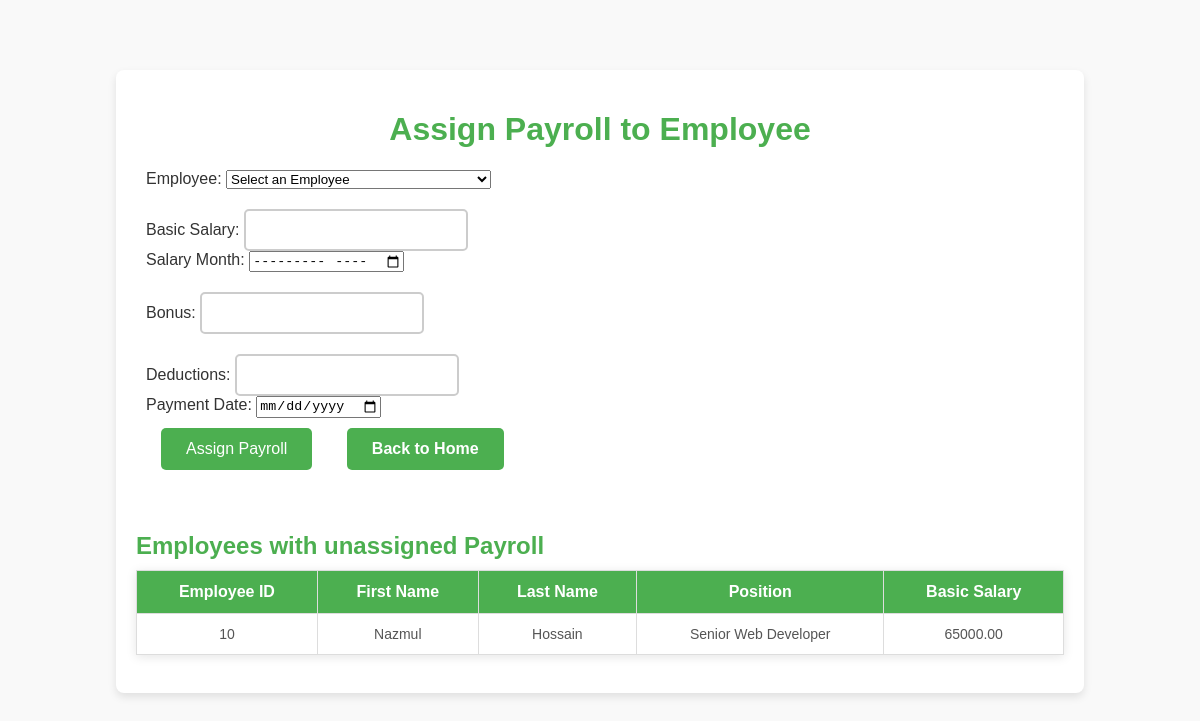
The page /assign_payroll.php on the database as committed earlier.
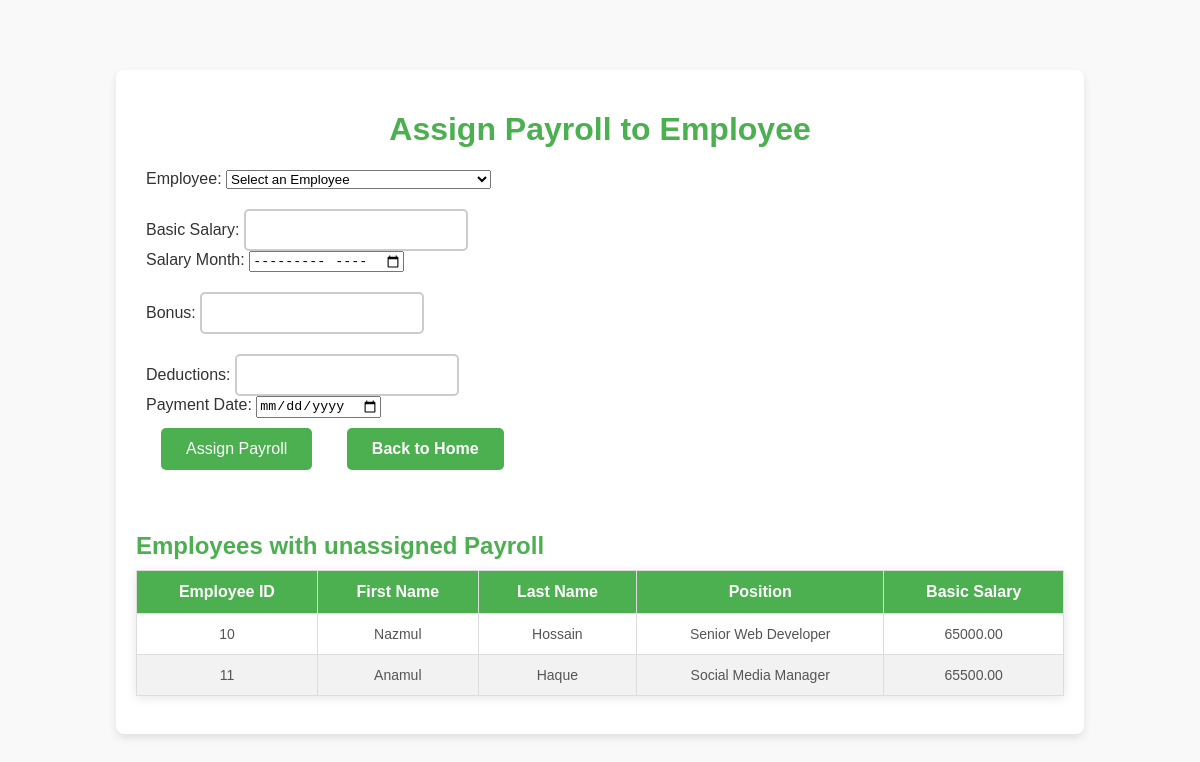
The same page on the database as committed later.
### tables this page shows
CREATE TABLE `Employee` (
  `EmployeeID` int(11) NOT NULL AUTO_INCREMENT,
  `FirstName` varchar(50) NOT NULL,
  `LastName` varchar(50) NOT NULL,
  `Email` varchar(100) NOT NULL,
  `PhoneNumber` varchar(15) DEFAULT NULL,
  `DateOfBirth` date NOT NULL,
  `HireDate` date NOT NULL,
  `Position` varchar(50) NOT NULL,
  `Salary` decimal(10,2) NOT NULL,
  `DepartmentID` int(11) NOT NULL,
  `ShiftID` int(11) NOT NULL,
  PRIMARY KEY (`EmployeeID`),
  UNIQUE KEY `Email` (`Email`)
);

### assign_payroll.php (the view, shortened to what this page needs)
<?php
$servername = "localhost";
$username = "admin";
$password = "2002";
$database = "empDB";
$conn = new mysqli($servername, $username, $password, $database);
?>
<!DOCTYPE html>
<html lang="en">
<head>
    <link rel="stylesheet" href="styles.css">
</head>
<body>
<div class="container">
    <h1>Assign Payroll to Employee</h1>
    <form method="POST" action="<?php echo $_SERVER['PHP_SELF']; ?>">
        <label for="employeeID">Employee:</label>
        <select id="employeeID" name="employeeID" required onchange="updateSalary()">
            <option value="" disabled selected>Select an Employee</option>
        </select><br>
        <label for="basicSalary">Basic Salary:</label>
        <input type="number" id="basicSalary" name="basicSalary" step="0.01" readonly required><br>
        <label for="salaryMonth">Salary Month:</label>
        <input type="month" id="salaryMonth" name="salaryMonth" required><br>
        <label for="bonus">Bonus:</label>
        <input type="number" step="0.01" id="bonus" name="bonus"><br>
        <label for="deductions">Deductions:</label>
        <input type="number" step="0.01" id="deductions" name="deductions"><br>
        <label for="paymentDate">Payment Date:</label>
        <input type="date" id="paymentDate" name="paymentDate" required><br>
        <button type="submit" class="button">Assign Payroll</button>
        <a href="index.php" class="button">Back to Home</a>
    </form>
    <br>
    <h2>Employees with unassigned Payroll</h2>
    <table class="styled-table">
        <thead>
            <tr>
                <th>Employee ID</th>
                <th>First Name</th>
                <th>Last Name</th>
                <th>Position</th>
                <th>Basic Salary</th>
            </tr>
        </thead>
        <tbody>
            <?php
            $employee_result = $conn->query(
                "SELECT E.EmployeeID, E.FirstName, E.LastName, E.Position, E.Salary
                FROM Employee E
                LEFT JOIN Payroll P ON E.EmployeeID = P.EmployeeID
                WHERE P.PayrollID IS NULL
            ");
            while ($row = $employee_result->fetch_assoc()): ?>
                <tr>
                    <td><?php echo $row['EmployeeID']; ?></td>
                    <td><?php echo $row['FirstName']; ?></td>
                    <td><?php echo $row['LastName']; ?></td>
                    <td><?php echo $row['Position']; ?></td>
                    <td><?php echo $row['Salary']; ?></td>
                </tr>
            <?php endwhile; ?>
        </tbody>
    </table>
    <br>
</div>
</body>
</html>

Rows that differ between the two databases and show on the page:
added employee: EmployeeID "11", FirstName "Anamul", LastName "Haque", Position "Social Media Manager", Salary "65500.00"
